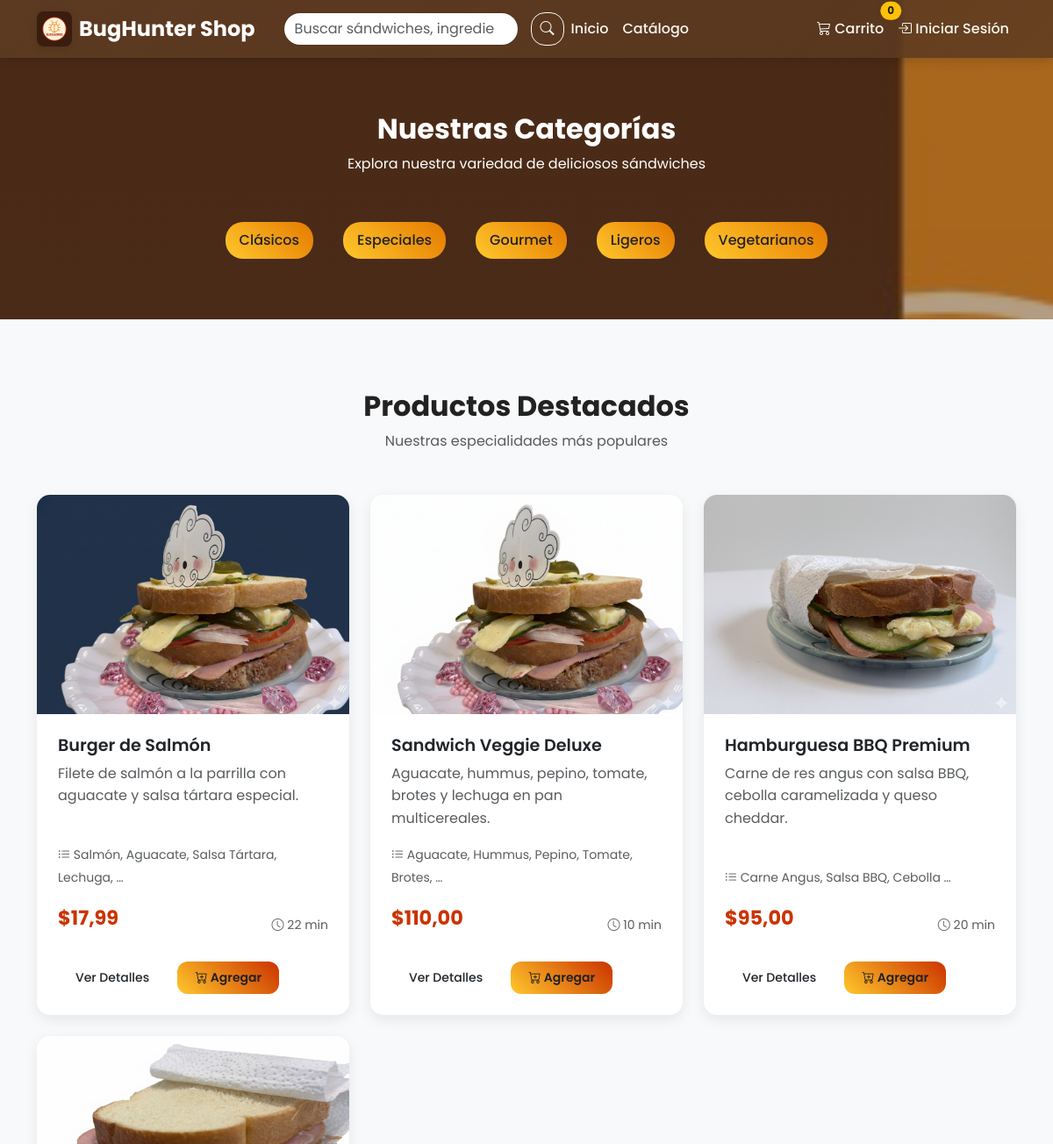
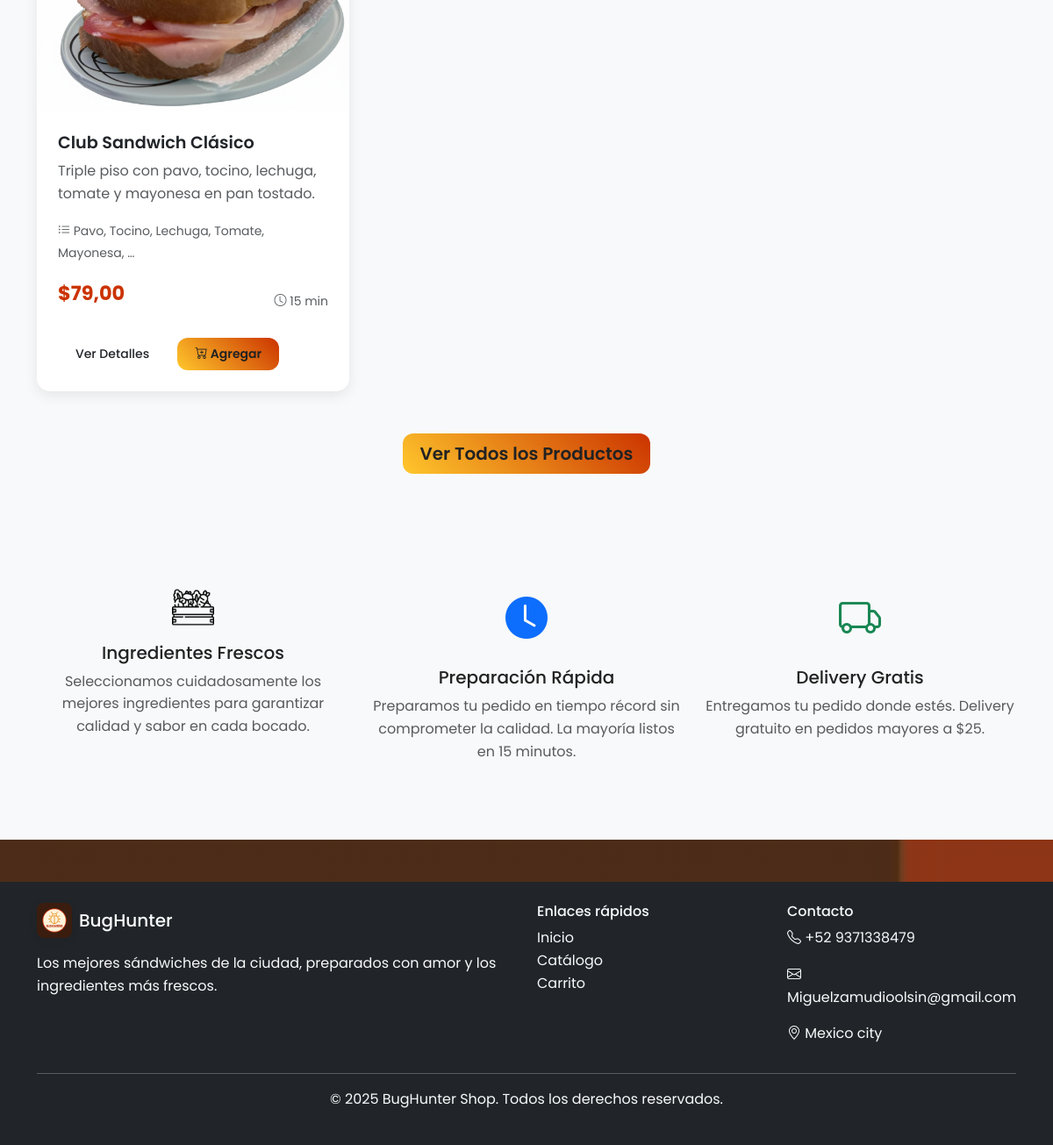
The page / on the database its author committed (2 pictures, top to bottom).
### productos/models.py (models this page shows, shortened)
class Categoria(models.Model):
    nombre = models.CharField(max_length=100, unique=True)
    slug = models.SlugField(max_length=100, unique=True, blank=True)
    descripcion = models.TextField(blank=True)
    activo = models.BooleanField(default=True)
    fecha_creacion = models.DateTimeField(auto_now_add=True)
    class Meta:
        verbose_name = 'Categoría'
        verbose_name_plural = 'Categorías'
        ordering = ['nombre']

class Producto(models.Model):
    nombre = models.CharField(max_length=200)
    slug = models.SlugField(max_length=200, unique=True, blank=True)
    descripcion = models.TextField()
    categoria = models.ForeignKey(Categoria, on_delete=models.CASCADE, related_name='productos')
    precio = models.DecimalField(max_digits=10, decimal_places=2)
    imagen = models.ImageField(upload_to='productos/', blank=True, null=True)
    disponible = models.BooleanField(default=True)
    destacado = models.BooleanField(default=False)
    ingredientes = models.TextField(blank=True, help_text="Lista de ingredientes separados por comas")
    tiempo_preparacion = models.PositiveIntegerField(default=15, help_text="Tiempo en minutos")
    fecha_creacion = models.DateTimeField(auto_now_add=True)
    fecha_actualizacion = models.DateTimeField(auto_now=True)
    class Meta:
        verbose_name = 'Producto'
        verbose_name_plural = 'Productos'
        ordering = ['-fecha_creacion']
        indexes = [
            models.Index(fields=['slug']),
            models.Index(fields=['disponible']),
            models.Index(fields=['destacado']),
        ]
    def get_absolute_url(self):
        return reverse('productos:detalle_producto', args=[self.slug])

### productos/views.py (the view)
# urls.py: path('', views.inicio, name='inicio'),
def inicio(request):
    productos_destacados = Producto.objects.filter(disponible=True, destacado=True)[:6]
    categorias = Categoria.objects.filter(activo=True)
    context = {
        'productos_destacados': productos_destacados,
        'categorias': categorias,
        'titulo': 'Bienvenido a Sandwich Shop'
    }
    return render(request, 'productos/inicio.html', context)

### templates/productos/inicio.html (shortened to what this page needs)
{% extends 'base.html' %}
{% load static price_filters %}
{% block content %}
<section class="py-5">
    <div class="container">
        <div class="text-center mb-5">
            <h2 class="fw-bold text-white">Nuestras Categorías</h2>
            <p class="text-white">Explora nuestra variedad de deliciosos sándwiches</p>
        </div>
        <div class="row justify-content-center">
            {% for categoria in categorias %}
            <div class="col-auto mb-3">
                <a href="{% url 'productos:categoria' categoria.slug %}" class="categoria-badge">
                    {{ categoria.nombre }}
                </a>
            </div>
            {% endfor %}
        </div>
    </div>
</section>
<section id="destacados" class="productos-destacados">
    <div class="container">
        <div class="text-center mb-5">
            <h2 class="fw-bold">Productos Destacados</h2>
            <p class="text-muted">Nuestras especialidades más populares</p>
        </div>
        {% if productos_destacados %}
        <div class="row">
            {% for producto in productos_destacados %}
            <div class="col-lg-4 col-md-6 mb-4">
                <div class="card producto-card h-100">
                    {% if forloop.counter == 1 %}
                        <img src="/media/Nproductos/1.jpg" class="card-img-top" alt="{{ producto.nombre }}">
                    {% elif forloop.counter == 2 %}
                        <img src="/media/Nproductos/2.jpg" class="card-img-top" alt="{{ producto.nombre }}">
                    {% elif forloop.counter == 3 %}
                        <img src="/media/Nproductos/3.jpg" class="card-img-top" alt="{{ producto.nombre }}">
                    {% else %}
                        <img src="/media/Nproductos/4.jpg" class="card-img-top" alt="{{ producto.nombre }}">
                    {% endif %}
                    <div class="card-body d-flex flex-column">
                        <h5 class="card-title">{{ producto.nombre }}</h5>
                        <p class="card-text text-muted flex-grow-1">{{ producto.descripcion|truncatewords:15 }}</p>
                        {% if producto.ingredientes %}
                        <div class="mb-3">
                            <small class="text-muted">
                                <i class="bi bi-list-ul"></i>
                                {{ producto.ingredientes|truncatewords:5 }}
                            </small>
                        </div>
                        {% endif %}
                        <div class="d-flex justify-content-between align-items-center">
                            <span class="precio">${{ producto.precio }}</span>
                            <small class="text-muted">
                                <i class="bi bi-clock"></i> {{ producto.tiempo_preparacion }} min
                            </small>
                        </div>
                        <div class="mt-3">
                            <a href="{{ producto.get_absolute_url }}" class="btn btn-outline-primary btn-sm me-2">Ver Detalles</a>
                            <form method="post" action="{% url 'carrito:agregar_al_carrito' producto.id %}" class="d-inline form-agregar-carrito">
                                <button type="submit" class="btn btn-primary btn-sm">
                                    <i class="bi bi-cart-plus"></i> Agregar
                                </button>
                            </form>
                        </div>
                    </div>
                </div>
            </div>
            {% endfor %}
        </div>
        <div class="text-center mt-4">
            <a href="{% url 'productos:catalogo' %}" class="btn btn-primary btn-lg">Ver Todos los Productos</a>
        </div>
        {% else %}
        <div class="text-center">
            <p class="text-muted">No hay productos destacados disponibles en este momento.</p>
        </div>
        {% endif %}
    </div>
</section>
<section class="py-5 bg-light">
    <div class="container">
        <div class="row">
            <div class="col-md-4 text-center mb-4">
                <div class="mb-3">
                    <img src="{% static 'img/vegetables_4251940.png' %}" alt="Ingredientes" style="width: 3rem; height: 3rem; object-fit: contain;" class="d-inline-block">
                </div>
                <h5>Ingredientes Frescos</h5>
                <p class="text-muted">Seleccionamos cuidadosamente los mejores ingredientes para garantizar calidad y sabor en cada bocado.</p>
            </div>
            <div class="col-md-4 text-center mb-4">
                <div class="mb-3">
                    <i class="bi bi-clock-fill text-primary" style="font-size: 3rem;"></i>
                </div>
                <h5>Preparación Rápida</h5>
                <p class="text-muted">Preparamos tu pedido en tiempo récord sin comprometer la calidad. La mayoría listos en 15 minutos.</p>
            </div>
            <div class="col-md-4 text-center mb-4">
                <div class="mb-3">
                    <i class="bi bi-truck text-success" style="font-size: 3rem;"></i>
                </div>
                <h5>Delivery Gratis</h5>
                <p class="text-muted">Entregamos tu pedido donde estés. Delivery gratuito en pedidos mayores a $25.</p>
            </div>
        </div>
    </div>
</section>
{% endblock %}

### static/css/style.css (style rules this page uses)
:root { --color-primary: #5C3A21; --color-terra: #CB3300; --color-mustard: #FFC72C; --color-orange: #E57A00; --color-cream: #F7F7F0; --text-on-dark: var(--color-cream); }
body { font-family: 'Poppins', sans-serif; line-height: 1.6; color: #222; background-color: #fff; }
.site-ui { background-image: url('/media/Nproductos/ui.jpg'); background-size: cover; background-position: center center; background-attachment: fixed; position: relative; color: #222; }
.site-ui::before { content: ''; position: absolute; inset: 0; background: linear-gradient(180deg, rgba(92,58,33,0.45), rgba(92,58,33,0.55)); pointer-events: none; }
.site-ui main, .site-ui footer, .site-ui .container { position: relative; z-index: 2; }
.productos-destacados { padding: 80px 0; background-color: #f8f9fa; }
.producto-card { border: none; border-radius: 15px; box-shadow: 0 5px 15px rgba(0,0,0,0.08); transition: all 0.3s ease; overflow: hidden; height: 100%; }
.producto-card img { height: 250px; object-fit: cover; transition: transform 0.3s ease; }
.producto-card .card-body { padding: 1.5rem; }
.producto-card .card-title { font-weight: 600; font-size: 1.2rem; margin-bottom: 0.5rem; }
.producto-card .precio { font-size: 1.4rem; font-weight: 700; color: var(--color-terra); margin-bottom: 1rem; }
.btn-primary { background: linear-gradient(45deg, var(--color-mustard), var(--color-terra)); border: none; border-radius: 12px; padding: 8px 20px; font-weight: 600; color: #222; transition: all 0.18s ease; }
.btn-outline-primary { border: 2px solid #667eea; color: #667eea; border-radius: 25px; padding: 8px 20px; font-weight: 500; transition: all 0.3s ease; }
.btn-outline-primary { border: 2px solid var(--color-accent); color: var(--color-accent); border-radius: 25px; padding: 8px 20px; font-weight: 500; transition: all 0.3s ease; }
.categoria-badge { background: linear-gradient(45deg, var(--color-mustard), var(--color-orange)); color: #222; padding: 8px 16px; border-radius: 20px; text-decoration: none; margin: 5px; display: inline-block; transition: all 0.3s ease; font-weight: 500; }

### rows shown on the page
Categoria: nombre "Clásicos"
Categoria: nombre "Especiales"
Categoria: nombre "Gourmet"
Categoria: nombre "Ligeros"
Categoria: nombre "Vegetarianos"
Producto: nombre "Burger de Salmón", descripcion "Filete de salmón a la parrilla con aguacate y salsa tártara especial.", ingredientes "Salmón, Aguacate, Salsa Tártara, Lechuga, …", precio "17,99", tiempo_preparacion "22"
Producto: nombre "Sandwich Veggie Deluxe", descripcion "Aguacate, hummus, pepino, tomate, brotes y lechuga en pan multicereales.", ingredientes "Aguacate, Hummus, Pepino, Tomate, Brotes, …", precio "110,00", tiempo_preparacion "10"
Producto: nombre "Hamburguesa BBQ Premium", descripcion "Carne de res angus con salsa BBQ, cebolla caramelizada y queso cheddar.", ingredientes "Carne Angus, Salsa BBQ, Cebolla …", precio "95,00", tiempo_preparacion "20"
Producto: nombre "Club Sandwich Clásico", descripcion "Triple piso con pavo, tocino, lechuga, tomate y mayonesa en pan tostado.", ingredientes "Pavo, Tocino, Lechuga, Tomate, Mayonesa, …", precio "79,00", tiempo_preparacion "15"
